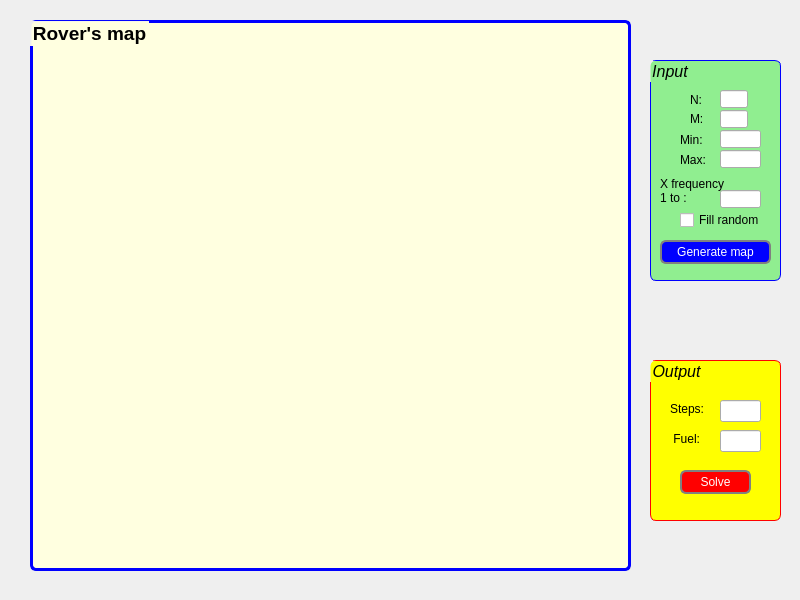
<?xml version="1.0" encoding="UTF-8"?>
<ui version="4.0">
 <class>Dialog</class>
 <widget class="QDialog" name="Dialog">
  <property name="geometry">
   <rect>
    <x>0</x>
    <y>0</y>
    <width>800</width>
    <height>600</height>
   </rect>
  </property>
  <property name="windowTitle">
   <string>Dialog</string>
  </property>
  <widget class="QGroupBox" name="mapGroupBox">
   <property name="geometry">
    <rect>
     <x>30</x>
     <y>20</y>
     <width>601</width>
     <height>551</height>
    </rect>
   </property>
   <property name="font">
    <font>
     <pointsize>14</pointsize>
     <bold>true</bold>
    </font>
   </property>
   <property name="styleSheet">
    <string notr="true">QGroupBox {

border: 3px solid blue;
border-radius: 6px;
padding: 0 8px;
background : lightyellow;

}</string>
   </property>
   <property name="title">
    <string>Rover's map</string>
   </property>
   <widget class="QWidget" name="gridLayoutWidget">
    <property name="geometry">
     <rect>
      <x>20</x>
      <y>30</y>
      <width>561</width>
      <height>501</height>
     </rect>
    </property>
    <layout class="QGridLayout" name="mapGridLayout"/>
   </widget>
  </widget>
  <widget class="QGroupBox" name="inputGroupBox">
   <property name="geometry">
    <rect>
     <x>650</x>
     <y>60</y>
     <width>131</width>
     <height>221</height>
    </rect>
   </property>
   <property name="font">
    <font>
     <pointsize>12</pointsize>
     <italic>true</italic>
    </font>
   </property>
   <property name="styleSheet">
    <string notr="true">QGroupBox {

border: 1px solid blue;
border-radius: 6px;
padding: 0 8px;
background : lightgreen;

}</string>
   </property>
   <property name="title">
    <string>Input</string>
   </property>
   <widget class="QCheckBox" name="checkBox_IsRandomFill">
    <property name="geometry">
     <rect>
      <x>30</x>
      <y>150</y>
      <width>81</width>
      <height>20</height>
     </rect>
    </property>
    <property name="font">
     <font>
      <pointsize>9</pointsize>
      <italic>false</italic>
     </font>
    </property>
    <property name="text">
     <string>Fill random</string>
    </property>
   </widget>
   <widget class="QPushButton" name="pushButton_GenMap">
    <property name="geometry">
     <rect>
      <x>10</x>
      <y>180</y>
      <width>111</width>
      <height>24</height>
     </rect>
    </property>
    <property name="font">
     <font>
      <pointsize>9</pointsize>
      <italic>false</italic>
     </font>
    </property>
    <property name="styleSheet">
     <string notr="true">QPushButton {

border: 2px solid gray;
border-radius: 6px;
padding: 0 8px;
background : blue;
color: white;

}</string>
    </property>
    <property name="text">
     <string>Generate map</string>
    </property>
   </widget>
   <widget class="QLineEdit" name="lineEdit_N">
    <property name="geometry">
     <rect>
      <x>70</x>
      <y>30</y>
      <width>28</width>
      <height>18</height>
     </rect>
    </property>
    <property name="font">
     <font>
      <pointsize>10</pointsize>
      <italic>false</italic>
      <bold>true</bold>
     </font>
    </property>
    <property name="styleSheet">
     <string notr="true">QLineEdit {

color : blue;

}</string>
    </property>
   </widget>
   <widget class="QLineEdit" name="lineEdit_M">
    <property name="geometry">
     <rect>
      <x>70</x>
      <y>50</y>
      <width>28</width>
      <height>18</height>
     </rect>
    </property>
    <property name="font">
     <font>
      <pointsize>10</pointsize>
      <italic>false</italic>
      <bold>true</bold>
     </font>
    </property>
    <property name="styleSheet">
     <string notr="true">QLineEdit {

color : blue;

}</string>
    </property>
   </widget>
   <widget class="QLabel" name="labelM">
    <property name="geometry">
     <rect>
      <x>40</x>
      <y>50</y>
      <width>16</width>
      <height>18</height>
     </rect>
    </property>
    <property name="font">
     <font>
      <pointsize>9</pointsize>
      <italic>false</italic>
     </font>
    </property>
    <property name="text">
     <string>M:</string>
    </property>
   </widget>
   <widget class="QLabel" name="labelN">
    <property name="geometry">
     <rect>
      <x>40</x>
      <y>31</y>
      <width>16</width>
      <height>18</height>
     </rect>
    </property>
    <property name="font">
     <font>
      <pointsize>9</pointsize>
      <italic>false</italic>
     </font>
    </property>
    <property name="text">
     <string>N:</string>
    </property>
   </widget>
   <widget class="QLabel" name="labelMin">
    <property name="geometry">
     <rect>
      <x>30</x>
      <y>70</y>
      <width>31</width>
      <height>20</height>
     </rect>
    </property>
    <property name="font">
     <font>
      <pointsize>9</pointsize>
      <italic>false</italic>
     </font>
    </property>
    <property name="text">
     <string>Min:</string>
    </property>
   </widget>
   <widget class="QLineEdit" name="lineEdit_Min">
    <property name="geometry">
     <rect>
      <x>70</x>
      <y>70</y>
      <width>41</width>
      <height>18</height>
     </rect>
    </property>
    <property name="font">
     <font>
      <pointsize>10</pointsize>
      <italic>false</italic>
      <bold>true</bold>
     </font>
    </property>
    <property name="styleSheet">
     <string notr="true">QLineEdit {

color : blue;

}</string>
    </property>
   </widget>
   <widget class="QLabel" name="labelMax">
    <property name="geometry">
     <rect>
      <x>30</x>
      <y>90</y>
      <width>31</width>
      <height>20</height>
     </rect>
    </property>
    <property name="font">
     <font>
      <pointsize>9</pointsize>
      <italic>false</italic>
     </font>
    </property>
    <property name="text">
     <string>Max:</string>
    </property>
   </widget>
   <widget class="QLineEdit" name="lineEdit_Max">
    <property name="geometry">
     <rect>
      <x>70</x>
      <y>90</y>
      <width>41</width>
      <height>18</height>
     </rect>
    </property>
    <property name="font">
     <font>
      <pointsize>10</pointsize>
      <italic>false</italic>
      <bold>true</bold>
     </font>
    </property>
    <property name="styleSheet">
     <string notr="true">QLineEdit {

color : blue;

}</string>
    </property>
   </widget>
   <widget class="QLineEdit" name="lineEdit_XFreq">
    <property name="geometry">
     <rect>
      <x>70</x>
      <y>130</y>
      <width>41</width>
      <height>18</height>
     </rect>
    </property>
    <property name="font">
     <font>
      <pointsize>10</pointsize>
      <italic>false</italic>
      <bold>true</bold>
     </font>
    </property>
    <property name="styleSheet">
     <string notr="true">QLineEdit {

color : blue;

}</string>
    </property>
   </widget>
   <widget class="QLabel" name="labelXFreq">
    <property name="geometry">
     <rect>
      <x>10</x>
      <y>110</y>
      <width>71</width>
      <height>41</height>
     </rect>
    </property>
    <property name="font">
     <font>
      <pointsize>9</pointsize>
      <italic>false</italic>
     </font>
    </property>
    <property name="text">
     <string>X frequency 1 to :</string>
    </property>
    <property name="wordWrap">
     <bool>true</bool>
    </property>
   </widget>
  </widget>
  <widget class="QGroupBox" name="outputGroupBox">
   <property name="geometry">
    <rect>
     <x>650</x>
     <y>360</y>
     <width>131</width>
     <height>161</height>
    </rect>
   </property>
   <property name="font">
    <font>
     <pointsize>12</pointsize>
     <italic>true</italic>
    </font>
   </property>
   <property name="styleSheet">
    <string notr="true">QGroupBox {

border: 1px solid red;
border-radius: 6px;
padding: 0 8px;
background : yellow;

}</string>
   </property>
   <property name="title">
    <string>Output</string>
   </property>
   <widget class="QLabel" name="label_Fuel">
    <property name="geometry">
     <rect>
      <x>20</x>
      <y>70</y>
      <width>41</width>
      <height>18</height>
     </rect>
    </property>
    <property name="font">
     <font>
      <pointsize>9</pointsize>
      <italic>false</italic>
     </font>
    </property>
    <property name="text">
     <string> Fuel:</string>
    </property>
   </widget>
   <widget class="QLabel" name="label_Steps">
    <property name="geometry">
     <rect>
      <x>20</x>
      <y>40</y>
      <width>41</width>
      <height>18</height>
     </rect>
    </property>
    <property name="font">
     <font>
      <pointsize>9</pointsize>
      <italic>false</italic>
     </font>
    </property>
    <property name="text">
     <string>Steps:</string>
    </property>
   </widget>
   <widget class="QLineEdit" name="lineEdit_Steps">
    <property name="geometry">
     <rect>
      <x>70</x>
      <y>40</y>
      <width>41</width>
      <height>22</height>
     </rect>
    </property>
    <property name="font">
     <font>
      <pointsize>10</pointsize>
      <italic>false</italic>
      <bold>true</bold>
     </font>
    </property>
    <property name="styleSheet">
     <string notr="true">QLineEdit {

color : red;

}</string>
    </property>
    <property name="readOnly">
     <bool>true</bool>
    </property>
   </widget>
   <widget class="QLineEdit" name="lineEdit_Fuel">
    <property name="geometry">
     <rect>
      <x>70</x>
      <y>70</y>
      <width>41</width>
      <height>22</height>
     </rect>
    </property>
    <property name="font">
     <font>
      <pointsize>10</pointsize>
      <italic>false</italic>
      <bold>true</bold>
     </font>
    </property>
    <property name="styleSheet">
     <string notr="true">QLineEdit {

color : red;

}</string>
    </property>
    <property name="readOnly">
     <bool>true</bool>
    </property>
   </widget>
   <widget class="QPushButton" name="pushButton_Solve">
    <property name="geometry">
     <rect>
      <x>30</x>
      <y>110</y>
      <width>71</width>
      <height>24</height>
     </rect>
    </property>
    <property name="font">
     <font>
      <pointsize>9</pointsize>
      <italic>false</italic>
     </font>
    </property>
    <property name="styleSheet">
     <string notr="true">QPushButton {

border: 2px solid gray;
border-radius: 6px;
padding: 0 8px;
background : red;
color: white;

}</string>
    </property>
    <property name="text">
     <string>Solve</string>
    </property>
   </widget>
  </widget>
 </widget>
 <resources/>
 <connections/>
</ui>
